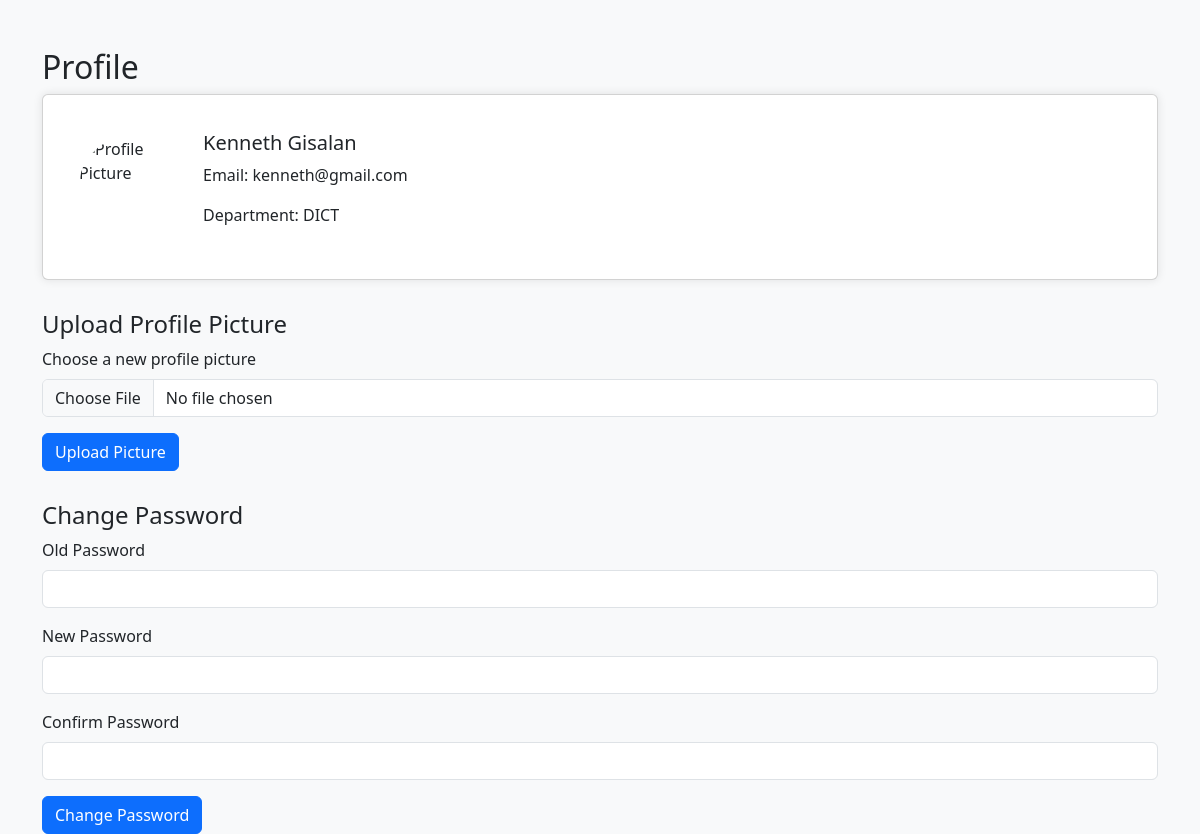
/instructor_profile.php (signed in), run on the app's committed database.
### tables this page shows
CREATE TABLE `users` (
  `id` int(11) NOT NULL,
  `password` varchar(255) NOT NULL,
  `role` enum('admin','instructor','student') NOT NULL,
  `first_name` varchar(50) NOT NULL,
  `last_name` varchar(50) NOT NULL,
  `email` varchar(100) NOT NULL,
  `status` enum('pending','approved') NOT NULL DEFAULT 'approved',
  `department` varchar(255) NOT NULL,
  `verification_token` varchar(64) DEFAULT NULL,
  `email_verified` tinyint(1) DEFAULT 0,
  `reset_token` varchar(255) DEFAULT NULL,
  `profile_picture` varchar(255) DEFAULT NULL,
  `passwords` varchar(255) DEFAULT NULL,
  `token_expiry` datetime NOT NULL
);

### instructor_profile.php (the view, shortened to what this page needs)
<?php
include 'config.php';
$user_id = $_SESSION['user_id'];
$query = $conn->prepare("SELECT first_name, last_name, email, department, profile_picture FROM users WHERE id = ?");
$query->bind_param("i", $user_id);
$query->execute();
$result = $query->get_result();
$instructor = $result->fetch_assoc();
$instructor_name = $instructor['first_name'] . ' ' . $instructor['last_name'];
$email = $instructor['email'];
$department = $instructor['department'];
$profile_picture = $instructor['profile_picture'] ?: 'default.png';
?>
<!DOCTYPE html>
<html lang="en">
<head>
    <link href="https://cdn.jsdelivr.net/npm/bootstrap@5.3.0-alpha1/dist/css/bootstrap.min.css" rel="stylesheet">
</head>
<body>
<div class="container mt-5">
    <h2 class="text-maroon">Profile</h2>
    <div class="card profile-card mb-4">
        <div class="card-body d-flex align-items-center">
            <img src="uploads/<?php echo htmlspecialchars($profile_picture); ?>" alt="Profile Picture" class="profile-pic me-4">
            <div>
                <h5><?php echo htmlspecialchars($instructor_name); ?></h5>
                <p>Email: <?php echo htmlspecialchars($email); ?></p>
                <p>Department: <?php echo htmlspecialchars($department); ?></p>
            </div>
        </div>
    </div>
    <div class="upload-section">
        <h4>Upload Profile Picture</h4>
        <form method="POST" enctype="multipart/form-data">
            <div class="mb-3">
                <label for="profile_picture" class="form-label">Choose a new profile picture</label>
                <input type="file" class="form-control" id="profile_picture" name="profile_picture" accept="image/*" required>
            </div>
            <button type="submit" class="btn btn-primary">Upload Picture</button>
        </form>
    </div>
    <div class="password-section">
        <h4>Change Password</h4>
        <form method="POST" action="">
            <div class="mb-3">
                <label for="old_password" class="form-label">Old Password</label>
                <input type="password" class="form-control" id="old_password" name="old_password" required>
            </div>
            <div class="mb-3">
                <label for="new_password" class="form-label">New Password</label>
                <input type="password" class="form-control" id="new_password" name="new_password" required>
            </div>
            <div class="mb-3">
                <label for="confirm_password" class="form-label">Confirm Password</label>
                <input type="password" class="form-control" id="confirm_password" name="confirm_password" required>
            </div>
            <button type="submit" class="btn btn-primary">Change Password</button>
        </form>
    </div>
</div>
</body>
</html>

### instructor_profile.php (style rules this page uses)
body { background-color: #f8f9fa; }
.profile-card { padding: 20px; background-color: #ffffff; box-shadow: 0 0 10px rgba(0, 0, 0, 0.1); }
.profile-pic { width: 100px; height: 100px; border-radius: 50%; object-fit: cover; }
.upload-section, .password-section { margin-top: 30px; }

### data on the page
users: instructor_name "Kenneth Gisalan", email "kenneth@gmail.com", department "DICT"
